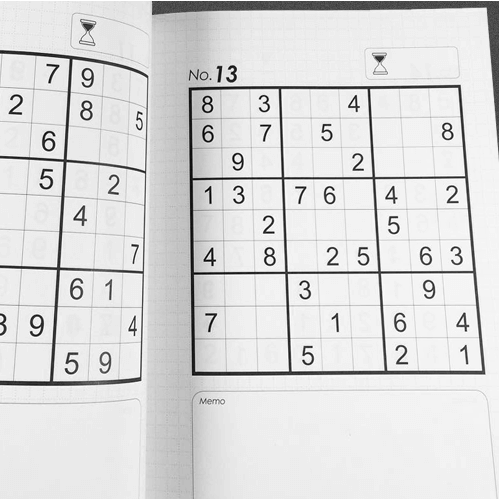
#> input picture resources/images/sudoku.png, 500 x 500 px
$ python adaptative_binarization_with_text.py
#> lines starting #> are read from the running program, lines starting #| are printed output that depends on the picture; after the words box and inside, x2 and y2 are one past the last pixel; in counts of white or black regions, pixels touching at a corner belong together
import cv2
import numpy as np

image = cv2.imread('../resources/images/sudoku.png', 0)
#> image is the input picture: shape (500, 500); min 1, max 255, mean 219.2

modified_image = image

# comparing binarizations
ret, simple_binarized_image = cv2.threshold(
    modified_image, 135, 255, cv2.THRESH_BINARY_INV
)
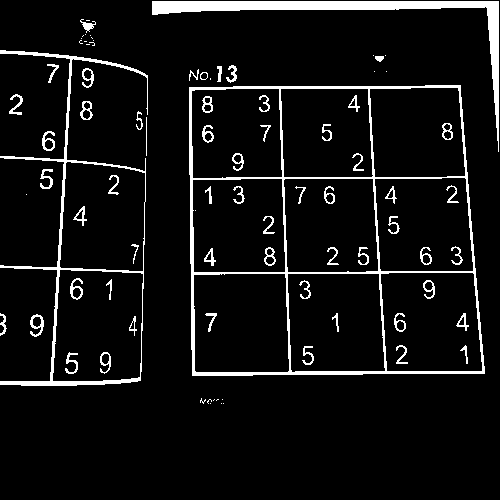
#> simple_binarized_image: shape (500, 500); 7% white; 85 white regions (26 under 20 px), largest, box (x1, y1, x2, y2) and area: (189, 85, 485, 376) 5996, (152, 1, 499, 152) 4070, (0, 50, 148, 386) 3037

processed_image = cv2.medianBlur(modified_image, 7)
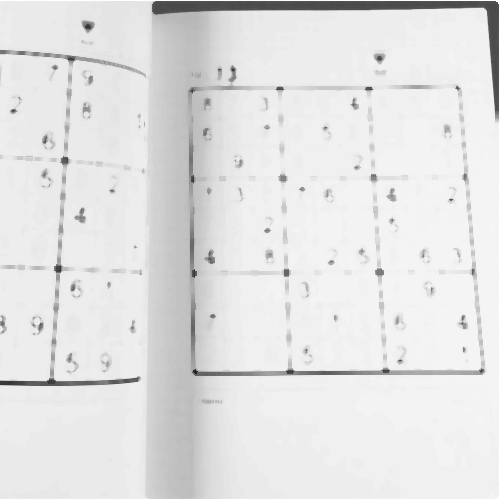
#> processed_image: shape (500, 500); min 33, max 255, mean 226.9

binarized_image = cv2.adaptiveThreshold(
    processed_image,
    255,
    cv2.ADAPTIVE_THRESH_GAUSSIAN_C,
    cv2.THRESH_BINARY_INV,
    11,
    5
)
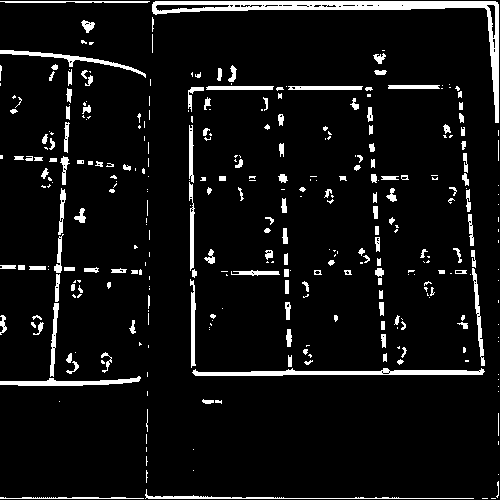
#> binarized_image: shape (500, 500); 6.9% white; 337 white regions (176 under 20 px), largest, box (x1, y1, x2, y2) and area: (152, 1, 499, 123) 3548, (192, 368, 485, 376) 1306, (0, 376, 141, 386) 666

cv2.imshow('Original', image)
cv2.imshow('Simple Binarized', simple_binarized_image)
cv2.imshow('Adaptative Binarized', binarized_image)
cv2.waitKey(0)
cv2.destroyAllWindows()
